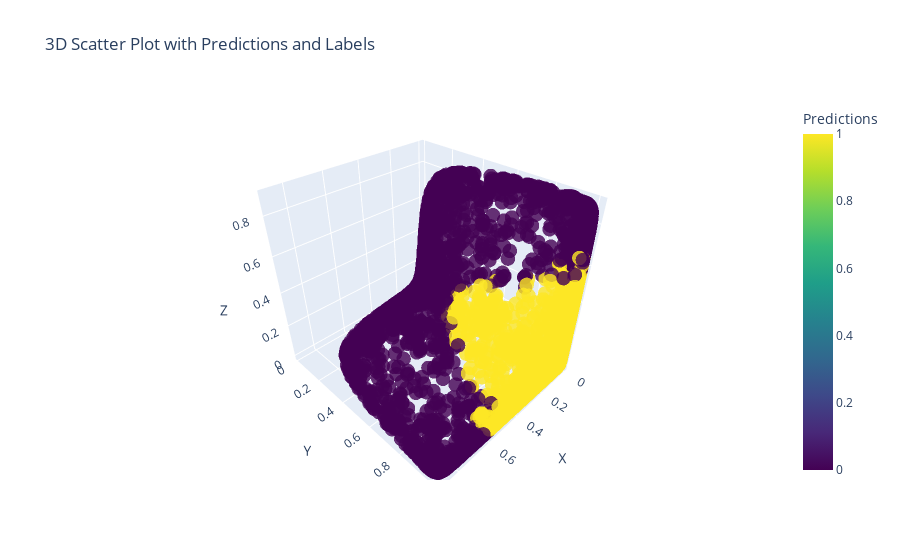

Notebook source saved alongside this figure:
### Code cell
plot_model_act(model_12,X_train)

### Figure 1 — Plotly figure (JSON) as saved in the notebook; plotly's stock layout.template omitted (floating-point values rounded to 4 significant figures; data arrays with more than 128 entries replaced by an {"elided": "..."} marker saying what was removed)
{"data": [{"marker": {"color": {"elided": "4000 int values"}, "colorbar": {"title": {"text": "Predictions"}}, "colorscale": [[0, "#440154"], [0.1111, "#482878"], [0.2222, "#3e4989"], [0.3333, "#31688e"], [0.4444, "#26828e"], [0.5556, "#1f9e89"], [0.6667, "#35b779"], [0.7778, "#6ece58"], [0.8889, "#b5de2b"], [1, "#fde725"]], "opacity": 0.8, "size": 5}, "mode": "markers", "text": {"elided": "4000 str values"}, "type": "scatter3d", "x": {"elided": "4000 float values"}, "y": {"elided": "4000 float values"}, "z": {"elided": "4000 float values"}}], "layout": {"scene": {"xaxis": {"title": {"text": "X"}}, "yaxis": {"title": {"text": "Y"}}, "zaxis": {"title": {"text": "Z"}}}, "title": {"text": "3D Scatter Plot with Predictions and Labels"}}}
